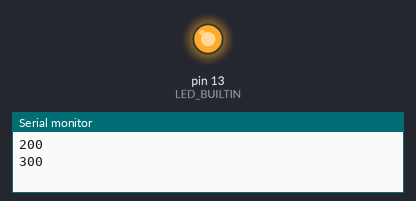
This sketch was run on a simulated Arduino Uno, built with avr-gcc and run on an emulated ATmega328P. On the bench: output pins drawn as LEDs (lit = HIGH), the last lines printed to the serial monitor.

Above: at 0.75 s.
At 10.5 s:
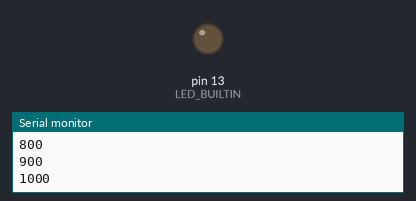
Timing chart, 0 to 14.3 s (numbered marks = the images above):
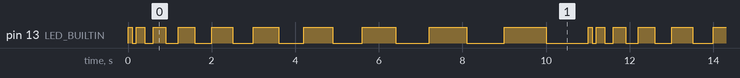

Measured:
- by itself, pin 13 (LED_BUILTIN): repeats every 11.0 s: LOW 0.10 s, HIGH 0.20 s, LOW 0.20 s, HIGH 0.30 s, LOW 0.30 s, HIGH 0.40 s, LOW 0.40 s, HIGH 0.50 s, LOW 0.50 s, HIGH 0.60 s, LOW 0.60 s, HIGH 0.70 s, LOW 0.70 s, HIGH 0.80 s, LOW 0.80 s, HIGH 0.90 s, LOW 0.90 s, HIGH 1.0 s, LOW 1.0 s, HIGH 0.10 s
- by itself, everything shown: repeats every 11.0 s, in 20 steps

The sketch:

03_control_if.ino
```cpp
int delayPeriod = 100;

// the setup function runs once when you press reset or power the board
void setup() {
    pinMode(LED_BUILTIN, OUTPUT);
    Serial.begin(9600);
    Serial.println();
}

void loop() {

    digitalWrite(LED_BUILTIN, HIGH);
    delay(delayPeriod);
    digitalWrite(LED_BUILTIN, LOW);
    delay(delayPeriod);

    delayPeriod = delayPeriod + 100;
    if (delayPeriod > 1000)
    {
        delayPeriod = 100;
    }
    Serial.println(delayPeriod);
}
```
